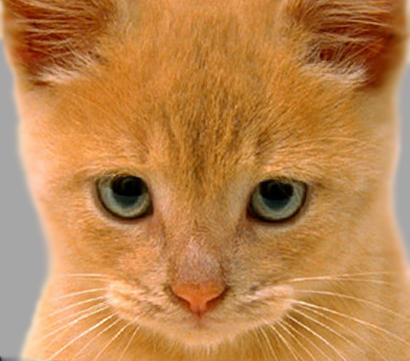
#> input picture Edge Detection/img/cat.jpg, 410 x 361 px
$ python sticks_filter_test.py
#> lines starting #> are read from the running program, lines starting #| are printed output that depends on the picture
### Edge Detection/module/edge_detection.py
'''
    Auther: Tarek Sanger
    Student Number: 101059686

    Course Code: COMP4102A
    Assigmenet 1
'''
import math
import numpy as np

# [12 lines left out: function edge_detection, not called in this run]

def sobel_edge(img, threshold = 25):

    '''
        Sobel Edge Detection.

        Img: an n*m Matrix of pixels

        Returns the Magnitude Strenth image and the Gradient Direction
    '''
    # The Sobel Filters
    kernel_x = np.matrix([[1,0,-1], [2, 0, -2],[1,0,-1]])
    kernel_y = kernel_x.T

    # Convole using sobel
    mag_img, ori_img = convolve_sobel(img, kernel_x, kernel_y, threshold)

    return mag_img, ori_img

def convolve_sobel(img, kernel_x, kernel_y, threshold=15):

    # height and width of the image
    h, w = img.shape

    # Prep the output
    mag_img = np.zeros(img.shape, dtype=np.uint8)
    ori_img = np.zeros(img.shape, dtype=np.float32)


    # Grab the height and width of the kernel
    k_h = kernel_x.shape[0]
    k_h_half = k_h//2
    k_w = kernel_x.shape[1]
    k_w_half = k_w//2

    for y in range(h):
        for x in range(w):

            # Grab the available range of pixels Range
            y_min, y_max = max(y-k_h_half, 0), min(y+k_h_half+1, h)
            x_min, x_max = max(x-k_w_half, 0), min(x+k_w_half+1, w)


            # Parse the kernel and the image pixels based on the x, y, min and max values
            # This is to handle the boarder pixels. Here we are simply ignoring the missing pixels all together.
            kern_x = kernel_x[y_min-y + k_h_half:k_h - y - k_h_half + y_max - 1, x_min-x + k_w_half: k_w - x - k_w_half + x_max - 1]
            kern_y = kernel_y[y_min-y + k_h_half:k_h - y - k_h_half + y_max - 1, x_min-x + k_w_half: k_w - x - k_w_half + x_max - 1]
            snap = img[y_min:y_max, x_min:x_max]

            # Calculate I_x and I_y
            sobel_x = np.sum(np.multiply(snap, kern_x), dtype=np.float32)
            sobel_y = np.sum(np.multiply(snap, kern_y), dtype=np.float32)

            # Calculate the Gradient Magnitude  and apply the threshold
            gradient_magnitude = np.hypot(sobel_x, sobel_y)


            mag_img[y, x] = gradient_magnitude if gradient_magnitude >= threshold else 0

            # Calculate the orientation
            orientation = np.arctan2(sobel_y, sobel_x)
            ori_img[y, x] = np.rad2deg(orientation)

    return mag_img, ori_img

def gaussian_blur(img, sigma: int):
    '''

    '''
    # Prepare the output.
    output = np.zeros(img.shape, dtype=img.dtype.name)

    # Calcualte the size of the kernel and the kernel
    hsize = 2 * math.ceil(3 * sigma) + 1
    kernel = gaussian_kernel1d(size=hsize, sigma=sigma)

    if sigma >= 40: # For Sigma values greater than 40 use the seperable matrix technique.
        gausssian_img = convolve_gaussian(img, kernel)
        convolve_gaussian(gausssian_img, kernel.T, output)
    else:
        # Use simple Matrix Multiplication
        kernel = np.matmul(kernel.T, kernel)
        convolve_gaussian(img, kernel, output)
    return output

def convolve_gaussian(img, kernel, output = None):

    # height and width of the image
    h, w = img.shape

    # Create the output if none was defined
    if output is None:
        output = np.zeros(img.shape, dtype=img.dtype.name)

    # Grab the height and width of the kernel
    k_h = kernel.shape[0]
    k_h_half = k_h//2
    k_w = kernel.shape[1]
    k_w_half = k_w//2

    for y in range(h):
        for x in range(w):

            # Grab the available range of pixels Range
            y_min, y_max = max(y-k_h_half, 0), min(y+k_h_half+1, h)
            x_min, x_max = max(x-k_w_half, 0), min(x+k_w_half+1, w)

            # Parse the kernel and the image pixels based on the x, y, min and max values
            # This is to handle the boarder pixels. Here we are simply ignoring the missing pixels all together.
            kern = kernel[y_min-y + k_h_half:k_h - y - k_h_half + y_max - 1, x_min-x + k_w_half: k_w - x - k_w_half + x_max - 1] # pa
            snap = img[y_min:y_max, x_min:x_max]
            # Calculate the blured pixel
            output[y, x] = np.sum(np.multiply(kern, snap)) / np.sum(kern)
    return output

def gaussian_kernel1d(size: int = 7, sigma:int = 1):
    """Returns a 1D Gaussian kernel."""
    # Function used to determine the value of each pixel in the kernel
    kernel = lambda h, k: (1/(2 * math.pi * sigma ** 2)) ** math.e ** (-(((h**2) + (k**2))/(2*sigma**2)))

    # Create the 1d kernal
    r = range(-int(size//2),int(size//2 + 1))
    kernel1d = np.matrix([kernel(x, 3) for x in r]) # Build an the Edge of the
    return kernel1d

def non_maximum_suppression(img, orientation_matrix):
    n, m = img.shape

    # Prep the output
    output = np.zeros(img.shape, dtype=img.dtype.name)


    for j in range(1,n-1):
        for i in range(1,m-1):

            #  Round to the nearest 45 deg
            angle = round(orientation_matrix[j,i]/45) * 45

            if angle in [-180, 0, 180]:     # Horizontal 0
                a = img[j, i+1]
                b = img[j, i-1]
            elif angle in [-135, 45, 225]:  # Diagonal 45
                a = img[j+1, i+1]
                b = img[j-1, i-1]
            elif angle in [-90, 90, 270]:   # Vertical 90
                a = img[j+1, i]
                b = img[j-1, i]
            elif angle in [-45, 135, 315]:  # Diagonal 135
                a = img[j+1, i-1]
                b = img[j-1, i+1]

            # Non-max Suppression
            output[j,i] = img[j,i] if (img[j,i] >= a) and (img[j,i] >= b) else 0

    return output

### Edge Detection/module/sticks_filter.py
'''
    Auther: Tarek Sanger
    Student Number: 101059686

    Course Code: COMP4102A
    Assigmenet 1
'''
import numpy as np
import cv2


def sticks_filter(img):
    n, m = img.shape

    # Prep the outout
    output = np.zeros(img.shape, dtype=np.uint8)

    #  Stick Kernel Values
    s = [
        cv2.filter2D(src=img, ddepth=-1, kernel=kernel_1()),
        cv2.filter2D(src=img, ddepth=-1, kernel=kernel_2()),
        cv2.filter2D(src=img, ddepth=-1, kernel=kernel_3()),
        cv2.filter2D(src=img, ddepth=-1, kernel=kernel_4()),
        cv2.filter2D(src=img, ddepth=-1, kernel=kernel_5()),
        cv2.filter2D(src=img, ddepth=-1, kernel=kernel_6()),
        cv2.filter2D(src=img, ddepth=-1, kernel=kernel_7()),
        cv2.filter2D(src=img, ddepth=-1, kernel=kernel_8()),
    ]

    for y in range(2,n-2):
        for x in range(2,m-2):
            # Parse the sub matrix from the image
            y_min, y_max = max(y-2, 0), min(y+3, n)
            x_min, x_max = max(x-2, 0), min(x+3, m)

            # Create T map
            i_hat = np.sum(img[y_min:y_max, x_min:x_max])/(5**2)
            t = {i: (s[i-1][y,x] - i_hat) for i in range(1, 9)}

            # Find the key for with the maximum value
            chosen_filter = max(t, key=t.get) - 1
            output[y,x] = s[chosen_filter][y,x] # Set the pixel with the corresponding kernel output

    return output


''''
    Each of the 8 Kernels Hard Coded.
'''
def kernel_1():
    kernel_1 = np.zeros((5,5))
    for i in range(5):
        kernel_1[2, i] = 1/5
    return kernel_1

def kernel_2():
    kernel = np.zeros((5,5))
    kernel[3, 0] = 1/5
    kernel[3, 1] = 1/5
    kernel[2, 2] = 1/5
    kernel[1, 3] = 1/5
    kernel[1, 4] = 1/5
    return kernel

def kernel_3():
    kernel =  np.flipud(1/5 * np.identity(5))
    return kernel

def kernel_4():
    kernel =  np.flipud(1/5 * np.identity(5))
    kernel[0, 4] = 0
    kernel[0, 3] = 1/5
    kernel[4, 0] = 0
    kernel[4, 1] = 1/5
    return kernel

def kernel_5():
    kernel = np.zeros((5,5))
    for i in range(5):
        kernel[i, 2] = 1/5
    return kernel

def kernel_6():
    kernel = np.zeros((5,5))
    kernel[0, 1] = 1/5
    kernel[1, 1] = 1/5
    kernel[2, 2] = 1/5
    kernel[3, 3] = 1/5
    kernel[4, 3] = 1/5
    return kernel

def kernel_7():
    return 1/5 * np.identity(5)

def kernel_8():
    kernel = 1/5 * np.identity(5)
    kernel[0,0] = 0
    kernel[1, 0] = 1/5
    kernel[4,4] = 0
    kernel[1, 0] = 1/5
    return kernel

### Edge Detection/sticks_filter_test.py
import os
import numpy as np
import cv2
import time

from module.sticks_filter import sticks_filter
from module.edge_detection import  gaussian_blur, non_maximum_suppression, sobel_edge

# Sigma (Change here if you like)
sigma = 1

# Grab Image from Directory
img_dir = os.path.dirname('img/')
img_file_name = 'cat'  # Change Image Name HERE if testing with new Image
extension = '.jpg'      # Change Extension if necessary

# Read Image as Gray Scale
gray_scale_img = cv2.imread(os.path.join(img_dir, img_file_name + extension), flags=0)
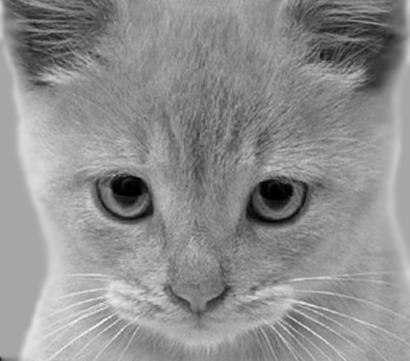
#> gray_scale_img: shape (361, 410); min 0, max 252, mean 142.9

# Run the Edge Detection With Sticks Filter and start a timer
t0 = time.perf_counter()
gauss_img = gaussian_blur(img=gray_scale_img, sigma=sigma)        # Gaussian Blur
#> after the loop in convolve_gaussian, `for y in range(h):`:
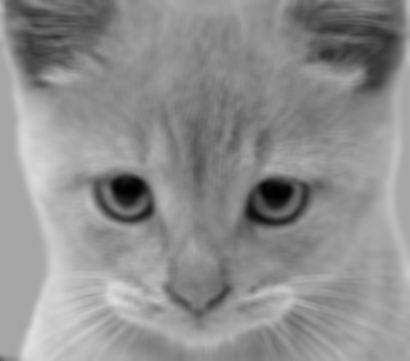
#> output: shape (361, 410); min 0, max 222, mean 142.4
mag_img, ori_img = sobel_edge(img=gauss_img)                # Sobel Edge
#> after the loop in convolve_sobel, `for y in range(h):`:
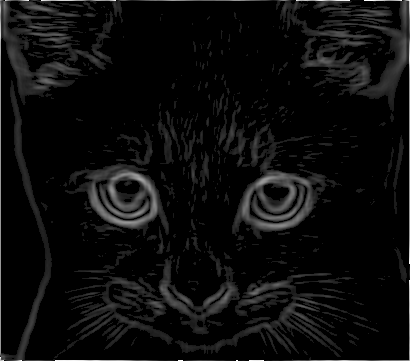
#> mag_img: shape (361, 410); min 0, max 255, mean 12.5
#> after the loop in convolve_sobel, `for y in range(h):`:
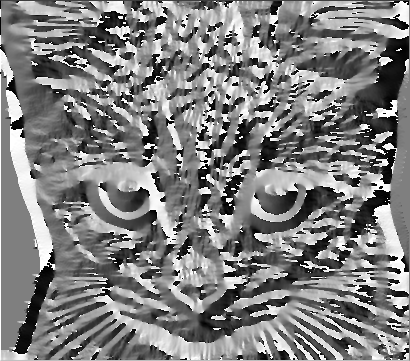
#> ori_img: shape (361, 410) float32; min -179.9, max 180, mean 0.9; drawn with min black and max white
sticks_img = sticks_filter(img=mag_img)                     # Sticks Filter
#> after the loop in sticks_filter, `for y in range(2,n-2):`:
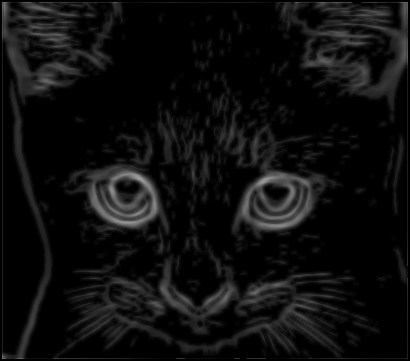
#> output: shape (361, 410); min 0, max 159, mean 14.1
nms_img = non_maximum_suppression(sticks_img, ori_img)  # Non-Maximum Suppression
#> after the loop in non_maximum_suppression, `for j in range(1,n-1):`:
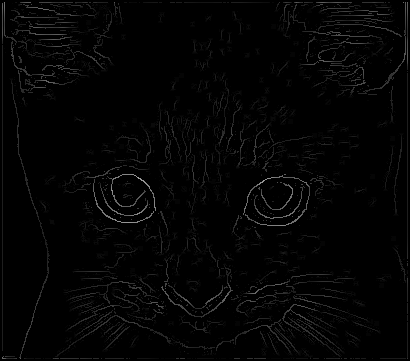
#> output: shape (361, 410); min 0, max 159, mean 4
t1 = time.perf_counter()
print ("Elapsed: {0:.3f}s".format(t1-t0))

# Save the Results to the 'Edge detection' Directory
cv2.imwrite(f"Edge detection/{img_file_name}_sticks_filter_on_gradient_magnitude{extension}", sticks_img)
cv2.imwrite(f"Edge detection/{img_file_name}_non_maximum_supperession_WITH_sticks_filter{extension}", nms_img)

# Display the results
cv2.imshow("Original", gray_scale_img)
cv2.imshow('Gradient Magnitude', mag_img)
cv2.imshow('Sticks Filter', sticks_img)
cv2.imshow('Non-Maximum Supperession WITH Sticks Filter', nms_img)

cv2.waitKey(0)
cv2.destroyAllWindows()
